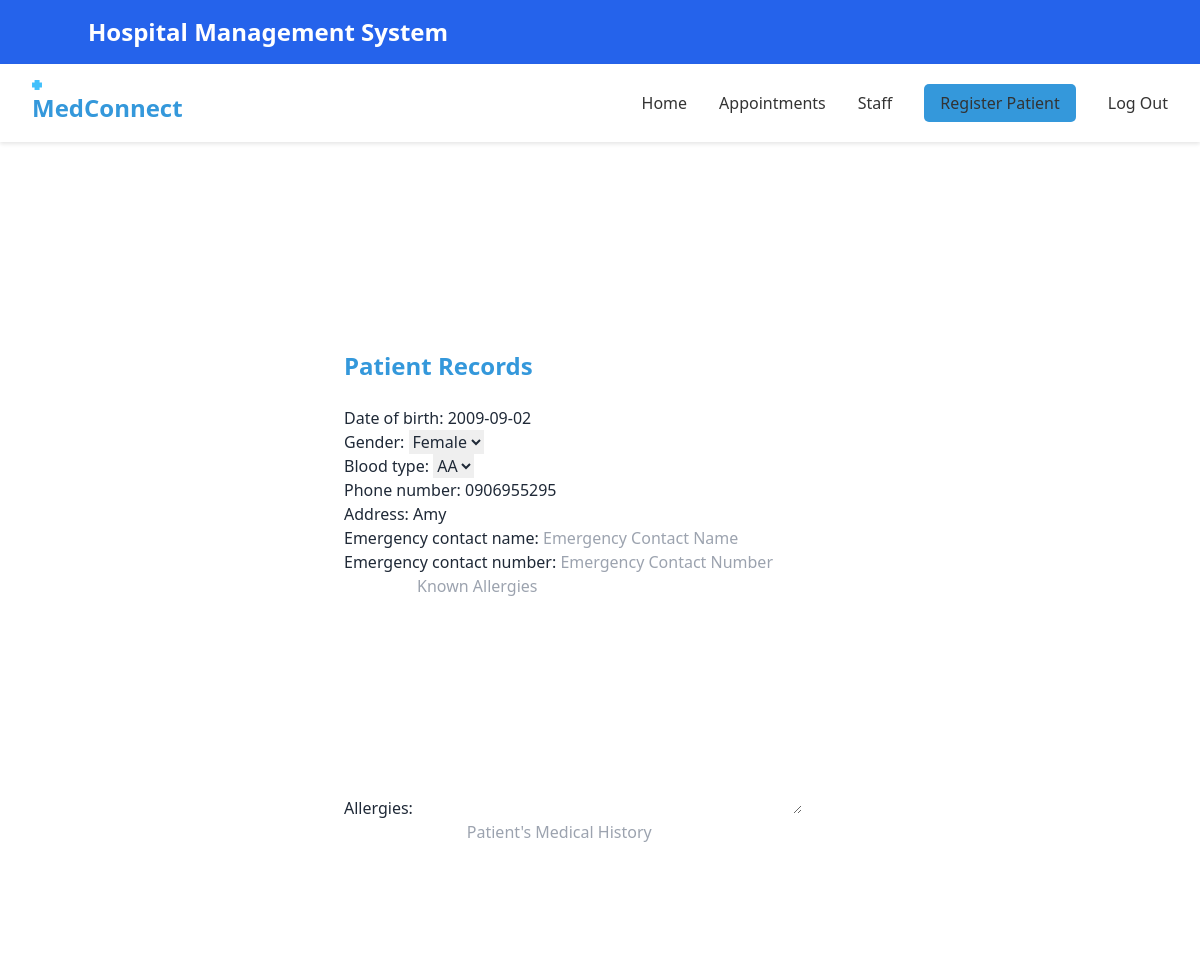
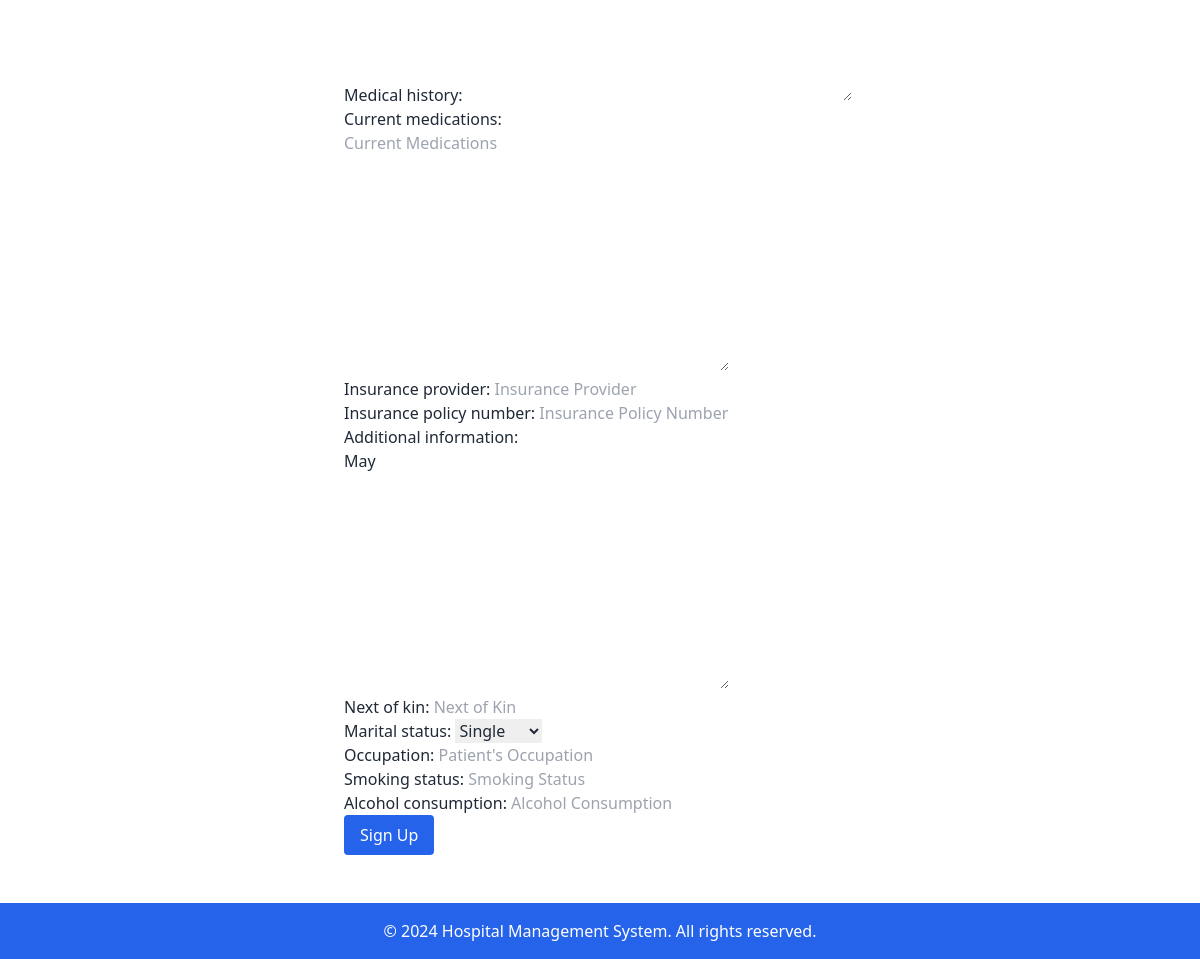
The page /patient_profile/ (signed in) on the database its author committed (2 pictures, top to bottom).
### medconnect_core/models.py (models this page shows, shortened)
class PatientProfile(models.Model):
    user = models.OneToOneField(User, on_delete=models.CASCADE,null=True)
    date_of_birth = models.DateField(blank=True, null=True)
    gender = models.CharField(max_length=10, choices=[('Male', 'Male'), ('Female', 'Female')], blank=True, null=True)
    blood_type = models.CharField(max_length=2, choices=[('AA', 'AA'), ('AS', 'AS'), ('SS', 'SS')], blank=True, null=True)
    phone_number = models.CharField(max_length=15, blank=True, null=True)
    address = models.TextField(blank=True, null=True)
    emergency_contact_name = models.CharField(max_length=100, blank=True, null=True)
    emergency_contact_number = models.CharField(max_length=15, blank=True, null=True)
    allergies = models.CharField(max_length=255, blank=True, null=True)
    medical_history = models.TextField(blank=True, null=True)
    current_medications = models.TextField(blank=True, null=True)
    insurance_provider = models.CharField(max_length=100, blank=True, null=True)
    insurance_policy_number = models.CharField(max_length=100, blank=True, null=True)
    additional_information = models.TextField(blank=True, null=True)
    next_of_kin = models.CharField(max_length=100, blank=True, null=True)
    marital_status = models.CharField(max_length=10, choices=[('Single', 'Single'), ('Married', 'Married'), ('Divorced', 'Divorced')], blank=True, null=True)
    occupation = models.CharField(max_length=100, blank=True, null=True)
    smoking_status = models.CharField(max_length=100, blank=True, null=True)
    alcohol_consumption = models.CharField(max_length=100, blank=True, null=True)
    is_staff=models.BooleanField(null=True,default=False)
    status= models.CharField(null=True, max_length=100,choices=[
        ('Patient', "Patient")  ,
          ('Doctor', "Doctor"),
          ('Admin', "Admin"),
        ('Nurse', "Nurse")
    ],default="Nurse", blank=True)

### medconnect_core/views.py (the view, shortened to what this page needs)
# urls.py: path("patient_profile/", patient_profile, name="patient_profile"),
def patient_profile(request):
     if request.user.is_authenticated:
        p=request.session.get('user_id')
        current_user_profile = PatientProfile.objects.get(user__id=p)
        form = PatientProfileForm(request.POST or None, instance=current_user_profile)
        return render(request, "core/patient_profile.html", {"form": form})
     else:
        messages.success(request, "Please login first")
        return redirect("staff_login")

### medconnect_core/templates/core/patient_profile.html (shortened to what this page needs)
<!DOCTYPE html>
<html lang="en">
<head>
    <script src="https://cdn.tailwindcss.com"></script>
</head>
<body class="bg-white text-gray-800 font-sans">
    <header class="bg-blue-600 text-white p-4">
        <div class="container mx-auto">
            <h1 class="text-2xl font-bold">Hospital Management System</h1>
        </div>
    </header>
    {% include "core/nav.html" %}
    <main class="container mx-auto mt-8 p-4">
        <form class="max-w-lg mx-auto" action="{% url "patient_profile" %}" method="post">
            <h2 class="text-2xl font-semibold mt-40 mb-6 text-secondary">Patient Records </h2>
          {{form}}
            <button type="submit" class="bg-blue-600 text-white px-4 py-2 rounded hover:bg-blue-700">Sign Up</button>
        </form>
    </main>
    <footer class="bg-blue-600 text-white p-4 mt-8">
        <div class="container mx-auto text-center">
            <p>&copy; 2024 Hospital Management System. All rights reserved.</p>
        </div>
    </footer>
</body>
</html>

### medconnect_core/templates/core/nav.html (style rules this page uses)
* { margin: 0; padding: 0; box-sizing: border-box; }
body { font-family: 'Poppins', sans-serif; background-color: #f0f4f8; }

### rows shown on the page
PatientProfile: date_of_birth "2009-09-02", gender "Female", blood_type "AA", phone_number "0906955295", address "Amy", additional_information "May", marital_status "Single"
